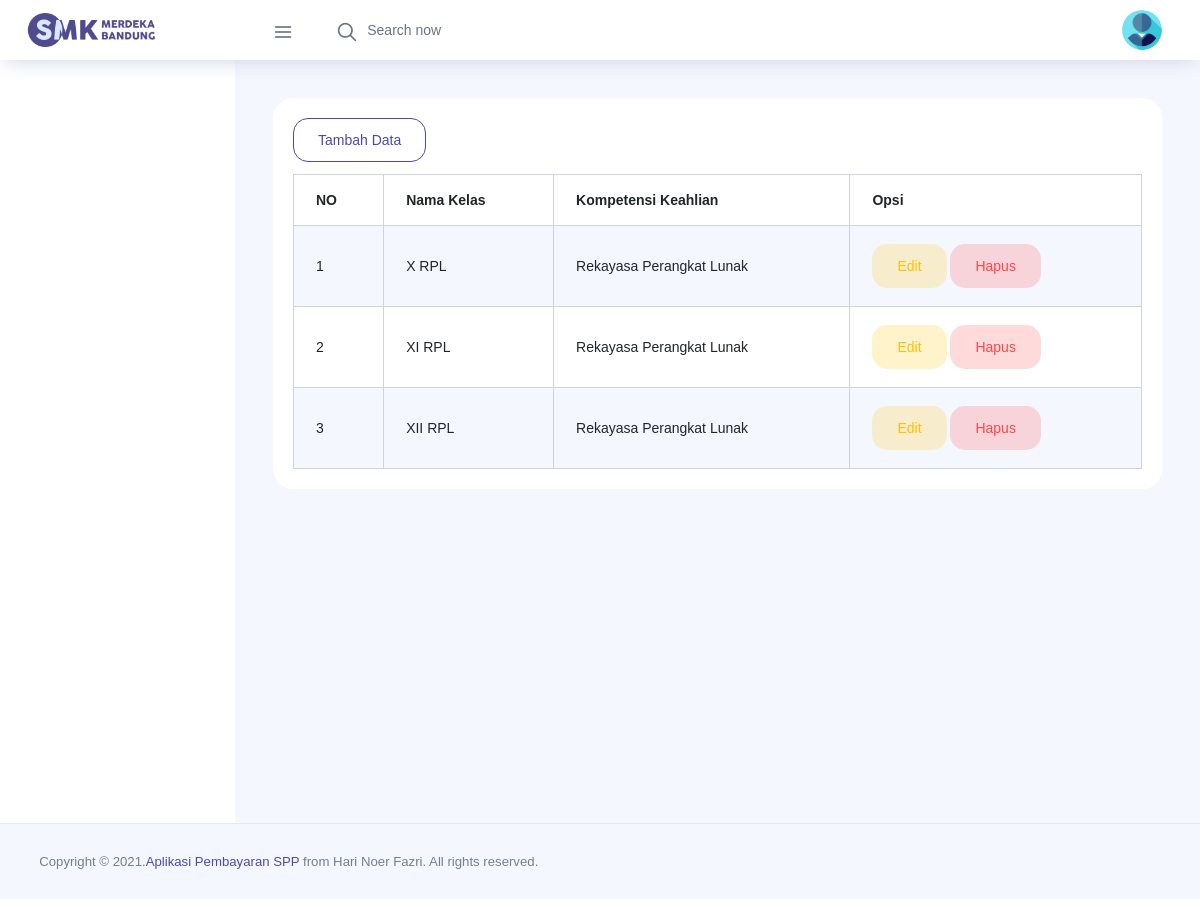
The app's page /index.php/datakelas with its own data.
### tables this page shows
CREATE TABLE `kelas` (
  `id_kelas` int(11) NOT NULL,
  `nama_kelas` varchar(10) NOT NULL,
  `kompetensi_keahlian` varchar(50) NOT NULL
);

### application/controllers/DataKelas.php (called while the page is built, shortened)
<?php
class DataKelas extends CI_Controller {
	public function index()
	{
		$data['title'] = 'Data Kelas';
		$data['data_kelas'] = $this->M_kelas->get_data()->result();
		$this->load->view('layouts/header', $data);
		$this->load->view('layouts/sidebar');
		$this->load->view('admin/data_kelas/data_kelas',$data);
		$this->load->view('layouts/footer');
	}
}

### index.php (called while the page is built, shortened)
<?php
require_once BASEPATH.'core/CodeIgniter.php';

### application/models/M_kelas.php (called while the page is built, shortened)
<?php
class M_kelas extends CI_Model {
	public function get_data()
	{
		return $this->db->get('kelas');
	}
}

### application/views/admin/data_kelas/data_kelas.php (the view, shortened to what this page needs)
<div class="content-wrapper">
	<section class="content">
		<div class="row">
			<div class="col-12">
				<div class="card">
					<div class="card-body">
						<a href="<?php echo base_url('tambah-kelas') ?>" class="btn btn-outline-primary btn-fw" style="margin-bottom: 12px;">Tambah Data</a>
						<br />
						<table id="example1" class="table table-bordered table-striped">
							<thead>
								<tr>
									<th>NO</th>
									<th>Nama Kelas</th>
									<th>Kompetensi Keahlian</th>
									<th>Opsi</th>
								</tr>
							</thead>
							<tbody>
								<?php $no = 1;
								foreach ($data_kelas as $kelas) { ?>
									<tr>
										<td><?php echo $no++ ?></td>
										<td><?php echo $kelas->nama_kelas ?></td>
										<td><?php echo $kelas->kompetensi_keahlian ?></td>
										<td>
											<a href="<?php echo base_url('edit-kelas/' . $kelas->id_kelas) ?>" class="btn btn-inverse-warning btn-fw">Edit</a>
											<a onclick="return confirm('Anda yakin akan menghapus?')" href="<?php echo base_url('hapus-kelas/' . $kelas->id_kelas) ?>" class="btn btn-inverse-danger btn-fw">Hapus</a>
										</td>
									</tr>
								<?php } ?>
							</tbody>
						</table>
					</div>
				</div>
			</div>
		</div>
	</section>
</div>
</div>

### records on screen
kelas: nama_kelas "X RPL", kompetensi_keahlian "Rekayasa Perangkat Lunak"
kelas: nama_kelas "XI RPL", kompetensi_keahlian "Rekayasa Perangkat Lunak"
kelas: nama_kelas "XII RPL", kompetensi_keahlian "Rekayasa Perangkat Lunak"
